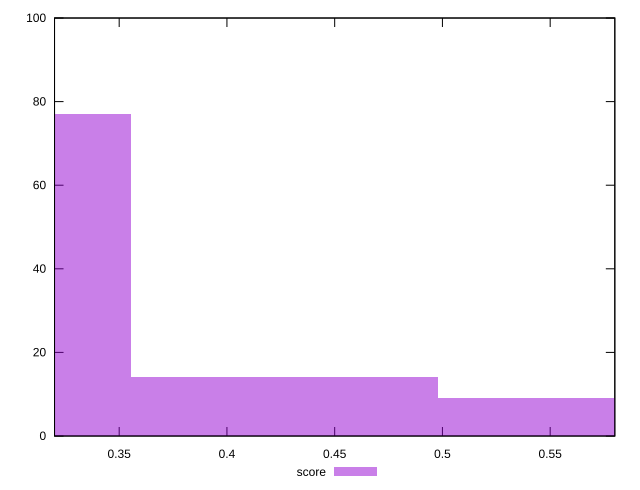

This chart was generated by the following gnuplot code:
reset

$score <<EOF
0.2845429750660537 77
0.5690859501321074 9
0.4268144625990805 14
EOF

set key outside below
set boxwidth 0.14227148753302685
set xrange [0.32:0.58]
set yrange [0:100]
set trange [0:100]
set style fill transparent solid 0.5 noborder
set terminal svg size 640, 490 enhanced background rgb 'white'
set output "report_00013_2021-02-09T12-04-24.940Z/unused-javascript/samples/pages+cached+noadtech+nomedia/score/histogram.svg"

plot $score title "score" with boxes

reset
